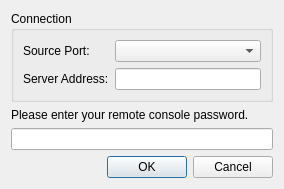
<?xml version="1.0" encoding="UTF-8"?>
<ui version="4.0">
 <class>RconPasswordDialog</class>
 <widget class="QDialog" name="RconPasswordDialog">
  <property name="geometry">
   <rect>
    <x>0</x>
    <y>0</y>
    <width>284</width>
    <height>171</height>
   </rect>
  </property>
  <property name="windowTitle">
   <string>Dialog</string>
  </property>
  <layout class="QVBoxLayout" name="verticalLayout">
   <item>
    <widget class="QGroupBox" name="connectionBox">
     <property name="title">
      <string>Connection</string>
     </property>
     <layout class="QFormLayout" name="formLayout">
      <item row="0" column="0">
       <widget class="QLabel" name="label_3">
        <property name="text">
         <string>Source Port:</string>
        </property>
       </widget>
      </item>
      <item row="0" column="1">
       <widget class="QComboBox" name="engines"/>
      </item>
      <item row="1" column="0">
       <widget class="QLabel" name="label_2">
        <property name="text">
         <string>Server Address:</string>
        </property>
       </widget>
      </item>
      <item row="1" column="1">
       <widget class="QLineEdit" name="leServerAddress"/>
      </item>
     </layout>
    </widget>
   </item>
   <item>
    <widget class="QLabel" name="label">
     <property name="text">
      <string>Please enter your remote console password.</string>
     </property>
    </widget>
   </item>
   <item>
    <widget class="QLineEdit" name="lePassword"/>
   </item>
   <item>
    <widget class="QDialogButtonBox" name="buttonBox">
     <property name="orientation">
      <enum>Qt::Horizontal</enum>
     </property>
     <property name="standardButtons">
      <set>QDialogButtonBox::Cancel|QDialogButtonBox::Ok</set>
     </property>
    </widget>
   </item>
  </layout>
 </widget>
 <resources/>
 <connections>
  <connection>
   <sender>buttonBox</sender>
   <signal>accepted()</signal>
   <receiver>RconPasswordDialog</receiver>
   <slot>accept()</slot>
   <hints>
    <hint type="sourcelabel">
     <x>248</x>
     <y>254</y>
    </hint>
    <hint type="destinationlabel">
     <x>157</x>
     <y>274</y>
    </hint>
   </hints>
  </connection>
  <connection>
   <sender>buttonBox</sender>
   <signal>rejected()</signal>
   <receiver>RconPasswordDialog</receiver>
   <slot>reject()</slot>
   <hints>
    <hint type="sourcelabel">
     <x>316</x>
     <y>260</y>
    </hint>
    <hint type="destinationlabel">
     <x>286</x>
     <y>274</y>
    </hint>
   </hints>
  </connection>
 </connections>
</ui>
